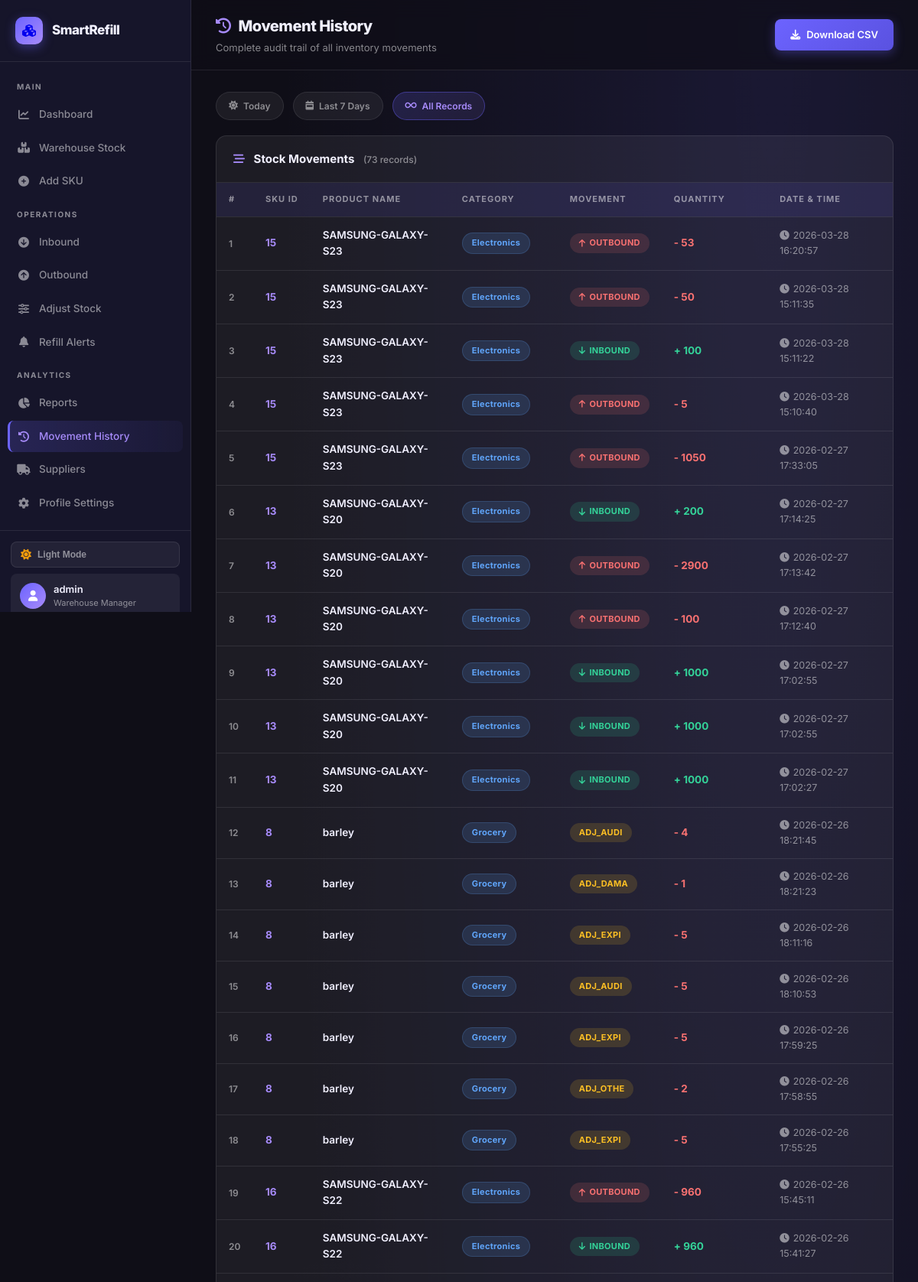
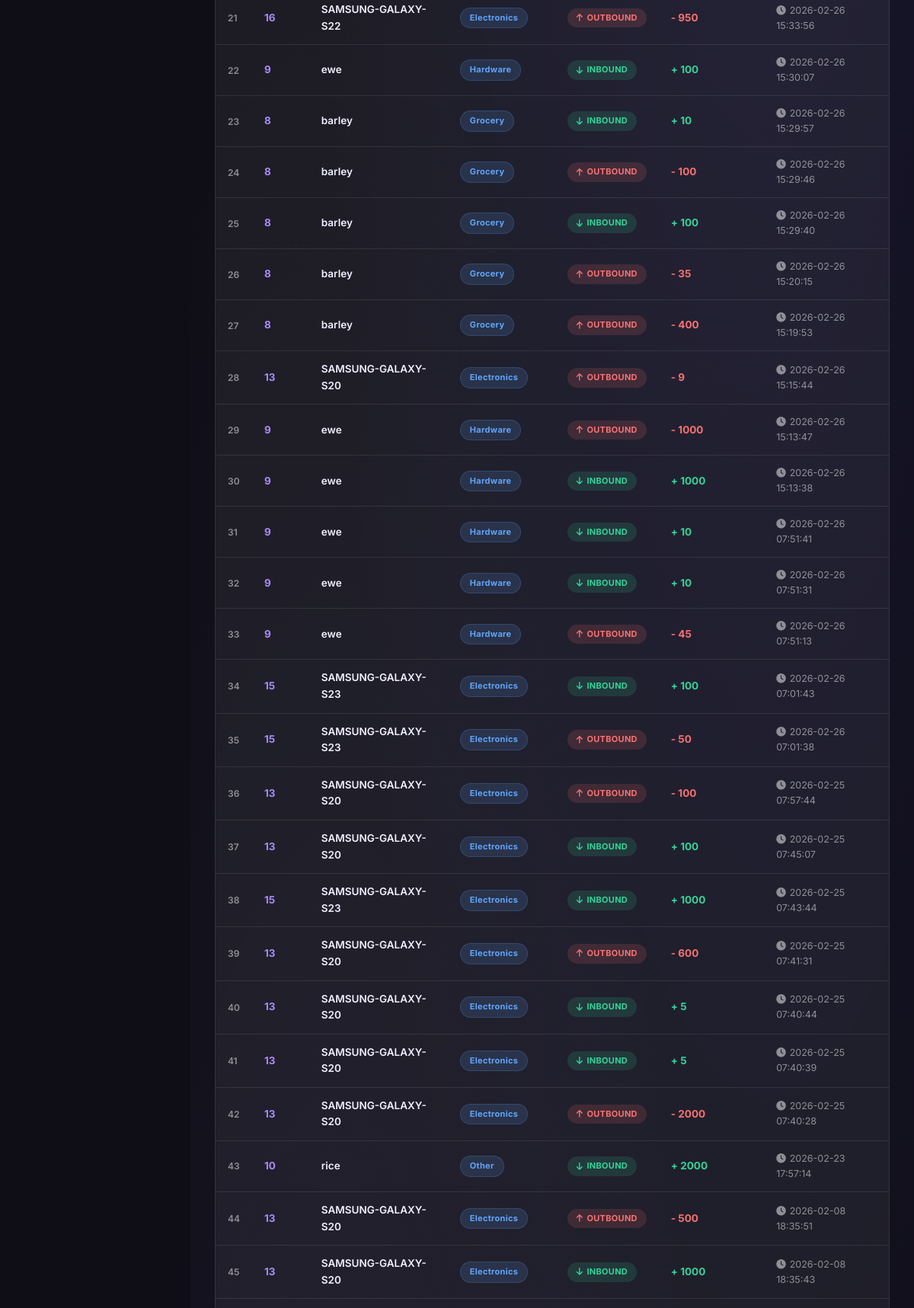
Screenshot of /history (signed in, upper part) with the database file from the repository (2 pictures, top to bottom).
### tables this page shows
CREATE TABLE "stock_movements" (
                    id INTEGER PRIMARY KEY AUTOINCREMENT,
                    user_id INTEGER NOT NULL DEFAULT 1,
                    product_name TEXT NOT NULL,
                    movement_type TEXT NOT NULL,
                    quantity INTEGER NOT NULL,
                    timestamp TIMESTAMP DEFAULT CURRENT_TIMESTAMP,
                    FOREIGN KEY (user_id) REFERENCES users(id) ON DELETE CASCADE
                );

CREATE TABLE "products" (
                    id INTEGER PRIMARY KEY AUTOINCREMENT,
                    user_id INTEGER NOT NULL DEFAULT 1,
                    name TEXT NOT NULL,
                    category TEXT NOT NULL,
                    quantity INTEGER DEFAULT 0,
                    reorder_level INTEGER DEFAULT 10,
                    sales_count INTEGER DEFAULT 0,
                    created_at TIMESTAMP DEFAULT CURRENT_TIMESTAMP, cost_per_unit REAL DEFAULT 0.0, supplier_id INTEGER REFERENCES suppliers(id), expiry_date DATE DEFAULT NULL,
                    FOREIGN KEY (user_id) REFERENCES users(id) ON DELETE CASCADE,
                    UNIQUE(user_id, name)
                );

### app.py (the view)
@app.route("/history")
@login_required
def history():
    user_id = session.get("user_id")
    if user_id is None:
        return redirect("/login")
    days = request.args.get("days")
    conn = get_connection()
    cur = conn.cursor()
    if days:
        since = datetime.now() - timedelta(days=int(days))
        cur.execute(
            """
            SELECT
                p.id,
                p.name,
                p.category,
                s.movement_type,
                s.quantity,
                s.timestamp
            FROM stock_movements s
            LEFT JOIN products p ON s.product_name = p.name AND s.user_id = p.user_id
            WHERE s.user_id = ? AND s.timestamp >= ?
            ORDER BY s.timestamp DESC
            """,
            (user_id, since),
        )
    else:
        cur.execute(
            """
            SELECT
                p.id,
                p.name,
                p.category,
                s.movement_type,
                s.quantity,
                s.timestamp
            FROM stock_movements s
            LEFT JOIN products p ON s.product_name = p.name AND s.user_id = p.user_id
            WHERE s.user_id = ?
            ORDER BY s.timestamp DESC
            """,
            (user_id,),
        )
    movements = cur.fetchall()
    conn.close()
    converted_movements = []
    for m in movements:
        converted_m = list(m)
        converted_m[5] = convert_to_ist(m[5])
        converted_movements.append(tuple(converted_m))
    return render_template("history.html", movements=converted_movements)

### app.py (called while the page is built)
def login_required(f):
    @wraps(f)
    def decorated_function(*args, **kwargs):
        if 'user_id' not in session:
            flash("Please log in first!", "error")
            return redirect("/login")
        return f(*args, **kwargs)
    return decorated_function

def convert_to_ist(timestamp_str):
    try:
        utc_time = datetime.strptime(timestamp_str, "%Y-%m-%d %H:%M:%S")
        ist_time = utc_time + timedelta(hours=5, minutes=30)
        return ist_time.strftime("%Y-%m-%d %H:%M:%S")
    except:
        return timestamp_str

### database.py (called while the page is built)
def get_connection():
    conn = sqlite3.connect("inventory.db")
    conn.execute("PRAGMA foreign_keys = ON")
    return conn

### templates/history.html (shortened to what this page needs)
<!DOCTYPE html>
<html lang="en">
<head>
    <link href="https://cdnjs.cloudflare.com/ajax/libs/font-awesome/6.5.0/css/all.min.css" rel="stylesheet">
    <link rel="stylesheet" href="/static/dark-theme.css">
</head>
<body>
    <aside class="sidebar">
        <a href="/dashboard" class="sidebar-brand">
            <div class="logo-icon"><i class="fas fa-cubes"></i></div><span>SmartRefill</span>
        </a>
        <nav class="sidebar-nav">
            <div class="sidebar-label">Main</div>
            <a href="/dashboard"><i class="fas fa-chart-line"></i> Dashboard</a>
            <a href="/products"><i class="fas fa-boxes"></i> Warehouse Stock</a>
            <a href="/add"><i class="fas fa-plus-circle"></i> Add SKU</a>
            <div class="sidebar-label">Operations</div>
            <a href="/inbound"><i class="fas fa-arrow-circle-down"></i> Inbound</a>
            <a href="/outbound"><i class="fas fa-arrow-circle-up"></i> Outbound</a>
            <a href="/adjust"><i class="fas fa-sliders-h"></i> Adjust Stock</a>
            <a href="/refill"><i class="fas fa-bell"></i> Refill Alerts</a>
            <div class="sidebar-label">Analytics</div>
            <a href="/reports"><i class="fas fa-chart-pie"></i> Reports</a>
            <a href="/history" class="active"><i class="fas fa-history"></i> Movement History</a>
            <a href="/suppliers"><i class="fas fa-truck"></i> Suppliers</a>
            <a href="/profile"><i class="fas fa-cog"></i> Profile Settings</a>
        </nav>
        <div class="sidebar-footer">
            <div class="sidebar-user">
                <div class="user-avatar-circle"><i class="fas fa-user"></i></div>
                <div>
                    <div class="uname">{{ session.get('username','User') }}</div>
                    <div class="urole">Warehouse Manager</div>
                </div>
            </div>
        </div>
    </aside>
    <div class="main">
        <div class="topbar">
            <div class="topbar-left">
                <h1><i class="fas fa-history" style="color:var(--primary2);margin-right:10px"></i>Movement History</h1>
                <p>Complete audit trail of all inventory movements</p>
            </div>
            <div class="topbar-right">
                <a href="/export" class="btn-glow"><i class="fas fa-download"></i> Download CSV</a>
            </div>
        </div>
        <div class="page-body">
            <div class="filter-bar fade-in">
                <a href="/history?days=1" class="filter-tab" id="f-today"><i class="fas fa-sun"></i> Today</a>
                <a href="/history?days=7" class="filter-tab" id="f-7"><i class="fas fa-calendar-week"></i> Last 7
                    Days</a>
                <a href="/history" class="filter-tab" id="f-all"><i class="fas fa-infinity"></i> All Records</a>
            </div>
            <div class="table-wrapper fade-in">
                <div class="table-header">
                    <h3><i class="fas fa-stream" style="color:var(--primary2);margin-right:8px"></i>
                        Stock Movements
                        <span style="color:var(--muted);font-weight:500;font-size:12px;margin-left:8px">({{
                            movements|length }} records)</span>
                    </h3>
                </div>
                <div style="overflow-x:auto">
                    <table>
                        <thead>
                            <tr>
                                <th style="width:40px">#</th>
                                <th>SKU ID</th>
                                <th>Product Name</th>
                                <th>Category</th>
                                <th>Movement</th>
                                <th>Quantity</th>
                                <th>Date &amp; Time</th>
                            </tr>
                        </thead>
                        <tbody>
                            {% if movements|length == 0 %}
                            <tr>
                                <td colspan="7">
                                    <div class="empty-state">
                                        <i class="fas fa-inbox"></i>
                                        <h4>No movement records</h4>
                                        <p>Start recording inbound/outbound transactions to see history here.</p>
                                    </div>
                                </td>
                            </tr>
                            {% else %}
                            {% for m in movements %}
                            <tr class="fade-in" style="animation-delay:{{ loop.index0 * 0.02 }}s">
                                <td class="num-col">{{ loop.index }}</td>
                                <td><strong style="color:var(--primary2)">{{ m[0] or 'N/A' }}</strong></td>
                                <td><span class="sku-name">{{ m[1] or 'Unknown' }}</span></td>
                                <td><span class="badge-pill badge-cat">{{ m[2] or 'Uncategorized' }}</span></td>
                                <td>
                                    {% if m[3] == 'IN' %}
                                    <span class="badge-pill badge-in"><i class="fas fa-arrow-down"></i> INBOUND</span>
                                    {% elif m[3] == 'OUT' %}
                                    <span class="badge-pill badge-out"><i class="fas fa-arrow-up"></i> OUTBOUND</span>
                                    {% else %}
                                    <span class="badge-pill" style="background:rgba(251,191,36,.15);color:#fbbf24">{{
                                        m[3] }}</span>
                                    {% endif %}
                                </td>
                                <td><strong style="color:{{ 'var(--green)' if m[3]=='IN' else 'var(--red)' }}">{{ '+ '
                                        if m[3]=='IN' else '- ' }}{{ m[4] }}</strong></td>
                                <td style="color:var(--muted);font-size:12.5px"><i class="fas fa-clock"
                                        style="margin-right:5px"></i>{{ m[5] }}</td>
                            </tr>
                            {% endfor %}
                            {% endif %}
                        </tbody>
                    </table>
                </div>
            </div>
        </div>
    </div>
</body>
</html>

### rows the page displays
stock_movements: m "15", name "SAMSUNG-GALAXY-S23", category "Electronics", shows "OUTBOUND", movement_type "-", quantity "53", timestamp "2026-03-28 16:20:57"
stock_movements: m "15", name "SAMSUNG-GALAXY-S23", category "Electronics", shows "OUTBOUND", movement_type "-", quantity "50", timestamp "2026-03-28 15:11:35"
stock_movements: m "15", name "SAMSUNG-GALAXY-S23", category "Electronics", shows "INBOUND", movement_type "+", quantity "100", timestamp "2026-03-28 15:11:22"
stock_movements: m "15", name "SAMSUNG-GALAXY-S23", category "Electronics", shows "OUTBOUND", movement_type "-", quantity "5", timestamp "2026-03-28 15:10:40"
stock_movements: m "15", name "SAMSUNG-GALAXY-S23", category "Electronics", shows "OUTBOUND", movement_type "-", quantity "1050", timestamp "2026-02-27 17:33:05"
stock_movements: m "13", name "SAMSUNG-GALAXY-S20", category "Electronics", shows "INBOUND", movement_type "+", quantity "200", timestamp "2026-02-27 17:14:25"
stock_movements: m "13", name "SAMSUNG-GALAXY-S20", category "Electronics", shows "OUTBOUND", movement_type "-", quantity "2900", timestamp "2026-02-27 17:13:42"
stock_movements: m "13", name "SAMSUNG-GALAXY-S20", category "Electronics", shows "OUTBOUND", movement_type "-", quantity "100", timestamp "2026-02-27 17:12:40"
stock_movements: m "13", name "SAMSUNG-GALAXY-S20", category "Electronics", shows "INBOUND", movement_type "+", quantity "1000", timestamp "2026-02-27 17:02:55"
stock_movements: m "13", name "SAMSUNG-GALAXY-S20", category "Electronics", shows "INBOUND", movement_type "+", quantity "1000", timestamp "2026-02-27 17:02:55"
stock_movements: m "13", name "SAMSUNG-GALAXY-S20", category "Electronics", shows "INBOUND", movement_type "+", quantity "1000", timestamp "2026-02-27 17:02:27"
stock_movements: m "8", name "barley", category "Grocery", movement_type "ADJ_AUDI", movement_type "-", quantity "4", timestamp "2026-02-26 18:21:45"
stock_movements: m "8", name "barley", category "Grocery", movement_type "ADJ_DAMA", movement_type "-", quantity "1", timestamp "2026-02-26 18:21:23"
stock_movements: m "8", name "barley", category "Grocery", movement_type "ADJ_EXPI", movement_type "-", quantity "5", timestamp "2026-02-26 18:11:16"
stock_movements: m "8", name "barley", category "Grocery", movement_type "ADJ_AUDI", movement_type "-", quantity "5", timestamp "2026-02-26 18:10:53"
stock_movements: m "8", name "barley", category "Grocery", movement_type "ADJ_EXPI", movement_type "-", quantity "5", timestamp "2026-02-26 17:59:25"
stock_movements: m "8", name "barley", category "Grocery", movement_type "ADJ_OTHE", movement_type "-", quantity "2", timestamp "2026-02-26 17:58:55"
stock_movements: m "8", name "barley", category "Grocery", movement_type "ADJ_EXPI", movement_type "-", quantity "5", timestamp "2026-02-26 17:55:25"
stock_movements: m "16", name "SAMSUNG-GALAXY-S22", category "Electronics", shows "OUTBOUND", movement_type "-", quantity "960", timestamp "2026-02-26 15:45:11"
stock_movements: m "16", name "SAMSUNG-GALAXY-S22", category "Electronics", shows "INBOUND", movement_type "+", quantity "960", timestamp "2026-02-26 15:41:27"
stock_movements: m "16", name "SAMSUNG-GALAXY-S22", category "Electronics", shows "OUTBOUND", movement_type "-", quantity "950", timestamp "2026-02-26 15:33:56"
stock_movements: m "9", name "ewe", category "Hardware", shows "INBOUND", movement_type "+", quantity "100", timestamp "2026-02-26 15:30:07"
stock_movements: m "8", name "barley", category "Grocery", shows "INBOUND", movement_type "+", quantity "10", timestamp "2026-02-26 15:29:57"
stock_movements: m "8", name "barley", category "Grocery", shows "OUTBOUND", movement_type "-", quantity "100", timestamp "2026-02-26 15:29:46"
stock_movements: m "8", name "barley", category "Grocery", shows "INBOUND", movement_type "+", quantity "100", timestamp "2026-02-26 15:29:40"
stock_movements: m "8", name "barley", category "Grocery", shows "OUTBOUND", movement_type "-", quantity "35", timestamp "2026-02-26 15:20:15"
stock_movements: m "8", name "barley", category "Grocery", shows "OUTBOUND", movement_type "-", quantity "400", timestamp "2026-02-26 15:19:53"
stock_movements: m "13", name "SAMSUNG-GALAXY-S20", category "Electronics", shows "OUTBOUND", movement_type "-", quantity "9", timestamp "2026-02-26 15:15:44"
stock_movements: m "9", name "ewe", category "Hardware", shows "OUTBOUND", movement_type "-", quantity "1000", timestamp "2026-02-26 15:13:47"
stock_movements: m "9", name "ewe", category "Hardware", shows "INBOUND", movement_type "+", quantity "1000", timestamp "2026-02-26 15:13:38"
stock_movements: m "9", name "ewe", category "Hardware", shows "INBOUND", movement_type "+", quantity "10", timestamp "2026-02-26 07:51:41"
stock_movements: m "9", name "ewe", category "Hardware", shows "INBOUND", movement_type "+", quantity "10", timestamp "2026-02-26 07:51:31"
stock_movements: m "9", name "ewe", category "Hardware", shows "OUTBOUND", movement_type "-", quantity "45", timestamp "2026-02-26 07:51:13"
stock_movements: m "15", name "SAMSUNG-GALAXY-S23", category "Electronics", shows "INBOUND", movement_type "+", quantity "100", timestamp "2026-02-26 07:01:43"
stock_movements: m "15", name "SAMSUNG-GALAXY-S23", category "Electronics", shows "OUTBOUND", movement_type "-", quantity "50", timestamp "2026-02-26 07:01:38"
stock_movements: m "13", name "SAMSUNG-GALAXY-S20", category "Electronics", shows "OUTBOUND", movement_type "-", quantity "100", timestamp "2026-02-25 07:57:44"
stock_movements: m "13", name "SAMSUNG-GALAXY-S20", category "Electronics", shows "INBOUND", movement_type "+", quantity "100", timestamp "2026-02-25 07:45:07"
stock_movements: m "15", name "SAMSUNG-GALAXY-S23", category "Electronics", shows "INBOUND", movement_type "+", quantity "1000", timestamp "2026-02-25 07:43:44"
stock_movements: m "13", name "SAMSUNG-GALAXY-S20", category "Electronics", shows "OUTBOUND", movement_type "-", quantity "600", timestamp "2026-02-25 07:41:31"
stock_movements: m "13", name "SAMSUNG-GALAXY-S20", category "Electronics", shows "INBOUND", movement_type "+", quantity "5", timestamp "2026-02-25 07:40:44"
stock_movements: m "13", name "SAMSUNG-GALAXY-S20", category "Electronics", shows "INBOUND", movement_type "+", quantity "5", timestamp "2026-02-25 07:40:39"
stock_movements: m "13", name "SAMSUNG-GALAXY-S20", category "Electronics", shows "OUTBOUND", movement_type "-", quantity "2000", timestamp "2026-02-25 07:40:28"
stock_movements: m "10", name "rice", category "Other", shows "INBOUND", movement_type "+", quantity "2000", timestamp "2026-02-23 17:57:14"
stock_movements: m "13", name "SAMSUNG-GALAXY-S20", category "Electronics", shows "OUTBOUND", movement_type "-", quantity "500", timestamp "2026-02-08 18:35:51"
stock_movements: m "13", name "SAMSUNG-GALAXY-S20", category "Electronics", shows "INBOUND", movement_type "+", quantity "1000", timestamp "2026-02-08 18:35:43"

### other values shown
{{ session.get('username','User') }} "admin"
{{ movements|length }} "73"
